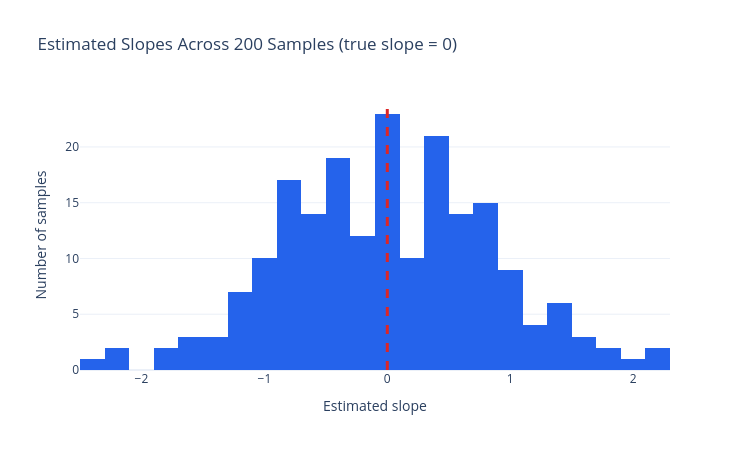

The code cell stored with this chart in its notebook:
### Markdown cell above
<details>
<summary>Show code</summary>

```python
simulation_rng = np.random.default_rng(seed=99)

simulated_slopes = []
for _ in range(200):
    sample_x = simulation_rng.uniform(1, 9, size=30)
    # true relationship: y depends only on noise, NOT on x (true slope = 0)
    sample_y = 60 + simulation_rng.normal(loc=0, scale=10, size=30)

    sample_model = LinearRegression()
    sample_model.fit(sample_x.reshape(-1, 1), sample_y)
    simulated_slopes.append(sample_model.coef_[0])

simulation_figure = go.Figure()
simulation_figure.add_trace(
    go.Histogram(x=simulated_slopes, marker=dict(color="#2563eb"), nbinsx=30)
)
simulation_figure.add_vline(x=0, line=dict(color="#dc2626", width=3, dash="dash"))
simulation_figure.update_layout(
    title="Estimated Slopes Across 200 Samples (true slope = 0)",
    xaxis_title="Estimated slope", yaxis_title="Number of samples",
    template="plotly_white", width=750, height=450,
)
simulation_figure.show()

print(f"Estimated slopes ranged from {min(simulated_slopes):.2f} to {max(simulated_slopes):.2f}")
print(f"...even though the TRUE slope was exactly 0.")
```

</details>

### Code cell
simulation_rng = np.random.default_rng(seed=99)

simulated_slopes = []
for _ in range(200):
    sample_x = simulation_rng.uniform(1, 9, size=30)
    # true relationship: y depends only on noise, NOT on x (true slope = 0)
    sample_y = 60 + simulation_rng.normal(loc=0, scale=10, size=30)

    sample_model = LinearRegression()
    sample_model.fit(sample_x.reshape(-1, 1), sample_y)
    simulated_slopes.append(sample_model.coef_[0])

simulation_figure = go.Figure()
simulation_figure.add_trace(
    go.Histogram(x=simulated_slopes, marker=dict(color="#2563eb"), nbinsx=30)
)
simulation_figure.add_vline(x=0, line=dict(color="#dc2626", width=3, dash="dash"))
simulation_figure.update_layout(
    title="Estimated Slopes Across 200 Samples (true slope = 0)",
    xaxis_title="Estimated slope", yaxis_title="Number of samples",
    template="plotly_white", width=750, height=450,
)
simulation_figure.show()

print(f"Estimated slopes ranged from {min(simulated_slopes):.2f} to {max(simulated_slopes):.2f}")
print(f"...even though the TRUE slope was exactly 0.")

### Figure 1 — Plotly figure (JSON) as saved in the notebook; plotly's stock layout.template omitted (floating-point values rounded to 4 significant figures; data arrays with more than 128 entries replaced by an {"elided": "..."} marker saying what was removed)
{"data": [{"marker": {"color": "#2563eb"}, "nbinsx": 30, "type": "histogram", "x": {"elided": "200 float values"}}], "layout": {"height": 450, "shapes": [{"line": {"color": "#dc2626", "dash": "dash", "width": 3}, "type": "line", "x0": 0, "x1": 0, "xref": "x", "y0": 0, "y1": 1, "yref": "y domain"}], "title": {"text": "Estimated Slopes Across 200 Samples (true slope = 0)"}, "width": 750, "xaxis": {"title": {"text": "Estimated slope"}}, "yaxis": {"title": {"text": "Number of samples"}}}}
